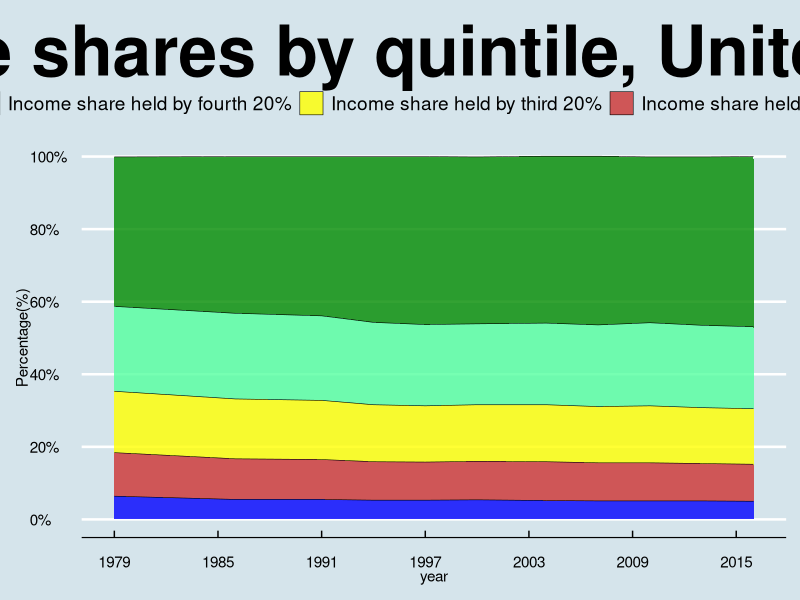

R code for this plot:
## ---- chunk 1
knitr::opts_chunk$set(echo = TRUE)
library(tidyverse)
library(ggthemes)

poorest <- read_csv("income_share_of_poorest_20percent.csv")

second_poorest <- read_csv("income_share_of_2nd_poorest_20percent.csv")

second_richest <- read_csv("income_share_of_2nd_richest_20percent.csv")

middle <- read_csv("income_share_of_middle_20percent.csv")

richest <- read_csv("income_share_of_richest_20percent.csv")

gini <- read_csv("inequality_index_gini.csv")
## ---- chunk 2

# poorest <- poorest %>% filter(country == "United States") %>%
#   gather(
#     key = "year",
#     value = "poor_20_percent",
#     -country
# 
#   ) %>% filter(!is.na(poor_20_percent))
# 
# poorest$year<-as.numeric(poorest$year)
# 
# second_poorest <- second_poorest %>% filter(country == "United States")%>%
#   gather(
#     key = "year",
#     value = "second_poor_20_percent",
#     -country
# 
#   ) %>% filter(!is.na(second_poor_20_percent))
# 
# second_poorest$year<-as.numeric(second_poorest$year)
# 
# richest <- richest %>% filter(country == "United States")%>%
#   gather(
#     key = "year",
#     value = "rich_20_percent",
#     -country
# 
#   ) %>% filter(!is.na(rich_20_percent))
# 
# richest$year<-as.numeric(richest$year)
# 
# second_richest <- second_richest %>% filter(country == "United States")%>%
#   gather(
#     key = "year",
#     value = "second_rich_20_percent",
#     -country
# 
#   ) %>% filter(!is.na(second_rich_20_percent))
# 
# second_richest$year<-as.numeric(second_richest$year)
# 
# middle <- middle %>% filter(country == "United States")%>%
#   gather(
#     key = "year",
#     value = "middle_20_percent",
#     -country
# 
#   ) %>% filter(!is.na(middle_20_percent))
# 
# middle$year<-as.numeric(middle$year)
# 
# 
# 
# 
# gini <- read_csv("inequality_index_gini.csv")
# 
# gini <- gini %>% filter(country == "United States")%>%
#   gather(
#     key = "year",
#     value = "gini_index",
#     -country) %>% filter(!is.na(gini_index))
# 
# gini$year<-as.numeric(gini$year)
# 
# head(gini)
# 
# gini %>%
#   ggplot(aes(x = year, y = gini_index, color = country)) +
#   geom_line()+
#   scale_x_continuous(breaks=seq(1979,2016,5))
# 
# 
# 
# joined_via_inner <-
#    richest %>%
#   inner_join(poorest, by=c("country","year")) %>%
#   inner_join(second_poorest, by=c("country","year")) %>%
#   inner_join(second_richest, by=c("country","year")) %>%
#   inner_join(middle, by=c("country","year")) %>%
#   filter(year >= 1979) %>%
#   gather(
#     key = "Type",
#     value = "Percentage(%)", 
#     -country,
#     -year
# )
#   # mutate(ratio = rich_20_percent / poor_20_percent)
# 
# head(joined_via_inner)
# 
# joined_via_inner %>%
#   ggplot(aes(x=year, y=`Percentage(%)`, fill=Type)) +
#   geom_area(colour="black", size=.2, alpha=.8) +
#   # geom_point(size = 0.5)+
# 
#   # facet_wrap(~country, ncol = 10) +
#   scale_x_continuous(breaks=seq(1979,2016,6)) +
#   scale_y_continuous(labels = function(x) paste0(x, "%")) + # Add percent sign 
#   theme_minimal() +
#   # theme_classic() +
#   ggtitle("Income Quantile Share")




## ---- chunk 3

# datasets <- c("poorest", "second_poorest", "second_richest","richest","middle", "gini", "gdp_total")

customfunction <- function(datasets, value1) #create a custom function
{

datasets <- datasets %>% filter((country == "United States"))

datasets %>% gather( # Convert "wide" to "long"
    key = "year",
    value = !!value1, # make this a variable to be used with dyplr!
    -country

  ) %>% drop_na(!!value1) %>% mutate( 
    year = as.numeric(year))
    # change is.na() to drop.na() to be used with dyplr and year to dbl value

}

# lapply(datasets, customfunction) %>%
# bind_rows()

poorest <- poorest %>% customfunction(value1 = "Income share held by lowest 20%") 

richest <- richest %>% customfunction(value1 = "Income share held by highest 20%")

second_poorest <- second_poorest %>% customfunction(value1 = "Income share held by second 20%")
  
second_richest <- second_richest %>% customfunction(value1 = "Income share held by fourth 20%")

middle <- middle %>% customfunction(value1 = "Income share held by third 20%")

gini <- gini %>% customfunction(value1 = "gini_index")
## ---- chunk 4
joined_via_inner <-
   richest %>%
  inner_join(poorest, by=c("country","year")) %>%
  inner_join(second_poorest, by=c("country","year")) %>%
  inner_join(second_richest, by=c("country","year")) %>%
  inner_join(middle, by=c("country","year")) %>%
  filter(year >= 1979) %>%
  gather(
    key = "Type",
    value = "Percentage(%)",
    -country,
    -year
) %>% mutate(Type = factor(Type, levels
                 =c("Income share held by highest 20%","Income share held by fourth 20%","Income share held by third 20%", "Income share held by second 20%", "Income share held by lowest 20%")) # rearrange Type variable from highest to lowest
)

joined_via_inner %>%
  ggplot(aes(x=year, y=`Percentage(%)`, fill=Type)) +
  geom_area(colour="black", size=.2, alpha=.8) +
  # geom_point(size = 0.5)+

  # facet_wrap(~country, ncol = 10) +
  scale_x_continuous(breaks=seq(1979,2016,6)) +
  scale_y_continuous(breaks=seq(0,100,20), labels = function(x) paste0(x, "%")) + # Add percent sign
  scale_fill_manual(
    values = c("green4","seagreen1", "yellow", "brown3", "blue")) +
  theme_economist()+
  ggtitle("Income shares by quintile, United States") +
  theme(plot.title = element_text(size = 50, face = "bold")) +
  theme(plot.title = element_text(hjust = 0.5))


